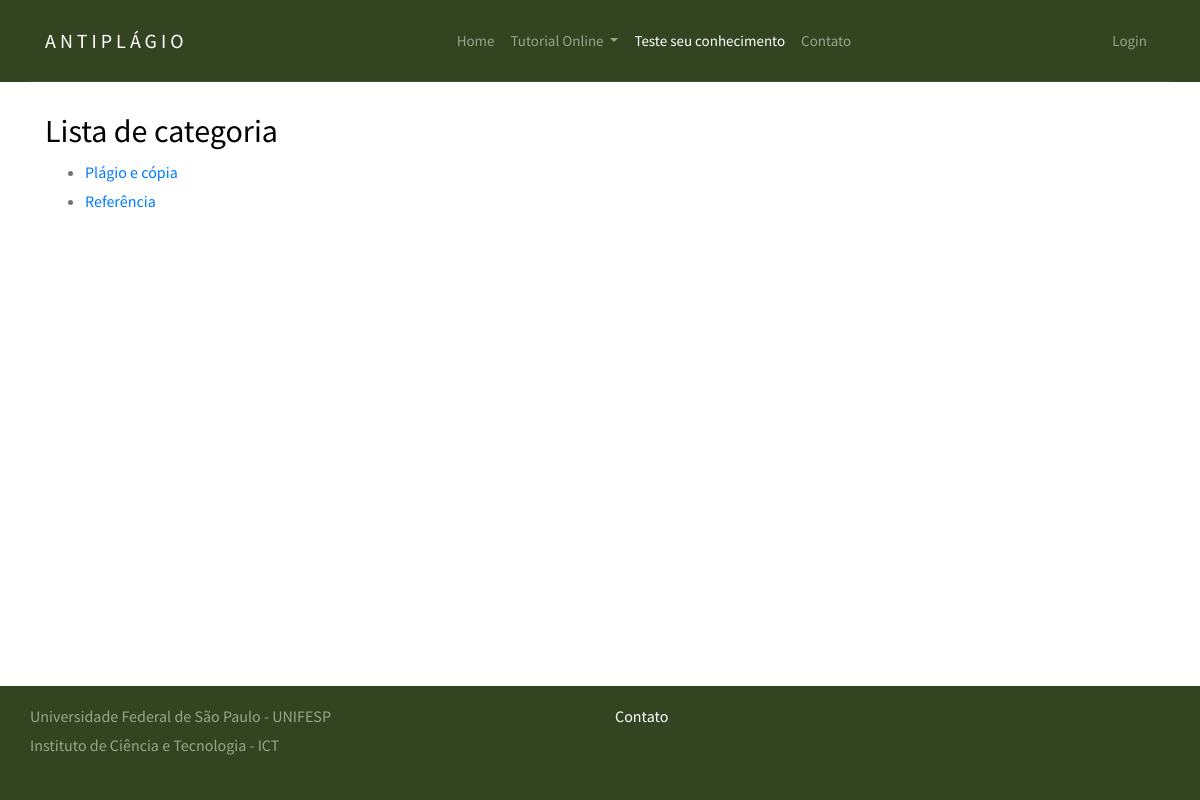
Before: /quiz/category/ with the older database file.
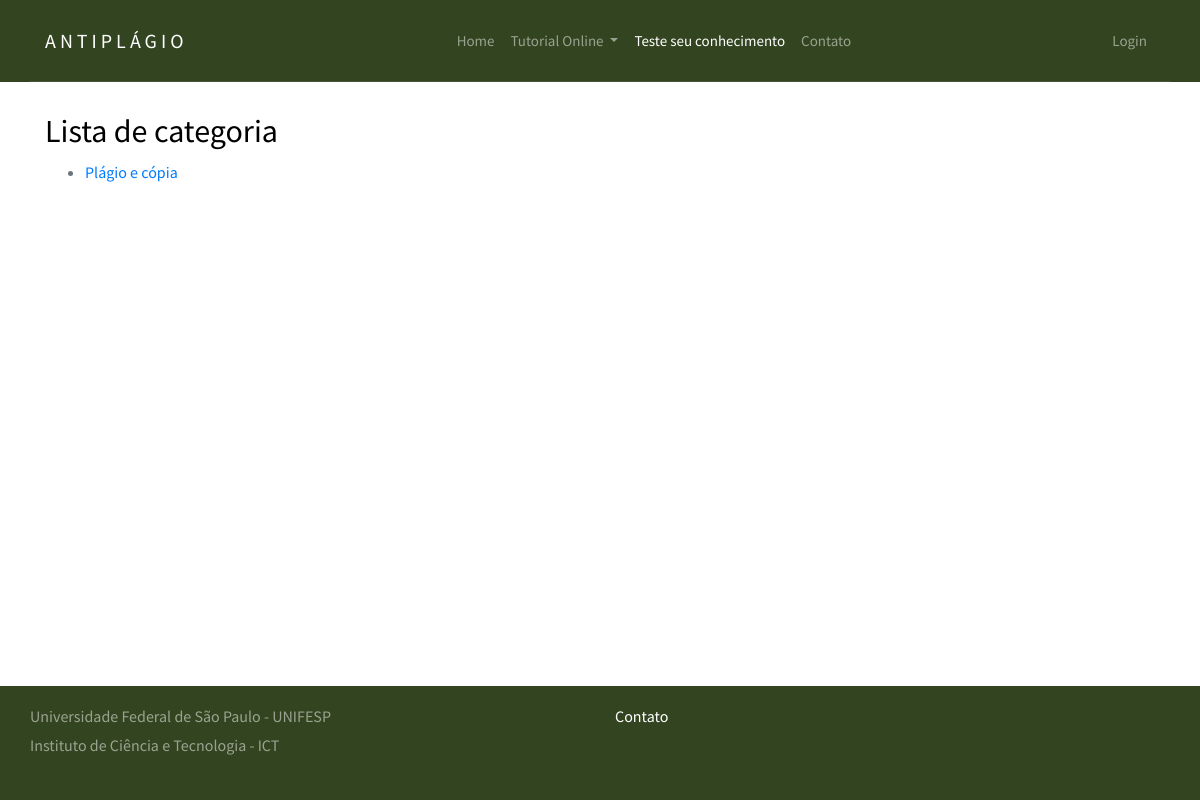
After: the same page with the newer database file.
### django_quiz/quiz/models.py (models this page shows, shortened)
@python_2_unicode_compatible
class Category(models.Model):
    category = models.CharField(
        verbose_name=_("Categoria"),
        max_length=250, blank=True,
        unique=True, null=True)
    objects = CategoryManager()
    class Meta:
        verbose_name = _("Categoria")
        verbose_name_plural = _("Categorias")

### django_quiz/quiz/views.py (the view)
class CategoriesListView(ListView):
    model = Category

### django_quiz/build/lib/quiz/templates/quiz/category_list.html (shortened to what this page needs)
{% extends 'base.html' %}
{% load i18n %}
{% block content %}
<section class="site-section">
    <div class="container">
		<h2>{% trans "Lista de categoria" %}</h2>
		<ul>
		{% for cat in category_list %}
		<li>
			<a href="{% url 'quiz_category_list_matching' category_name=cat.category %}">
			{{ cat.category }}
			</a>
		</li>
		{% endfor %}
		</ul>
	</div>
</section>
{% endblock %}

Changed rows visible on the page:
removed Category: category "Referência"
